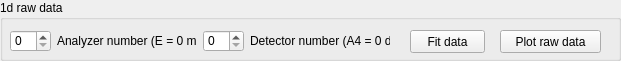
   <widget class="QGroupBox" name="groupBox_4">
    <property name="geometry">
     <rect>
      <x>0</x>
      <y>730</y>
      <width>621</width>
      <height>61</height>
     </rect>
    </property>
    <property name="title">
     <string>1d raw data</string>
    </property>
    <widget class="QWidget" name="gridLayoutWidget_6">
     <property name="geometry">
      <rect>
       <x>10</x>
       <y>30</y>
       <width>381</width>
       <height>22</height>
      </rect>
     </property>
     <layout class="QGridLayout" name="gridLayout_6">
      <item row="0" column="3">
       <widget class="QLabel" name="label_11">
        <property name="text">
         <string>Detector number (A4 = 0 deg)</string>
        </property>
       </widget>
      </item>
      <item row="0" column="0">
       <widget class="QSpinBox" name="spinBox"/>
      </item>
      <item row="0" column="1">
       <widget class="QLabel" name="label_10">
        <property name="text">
         <string>Analyzer number (E = 0 meV)</string>
        </property>
       </widget>
      </item>
      <item row="0" column="2">
       <widget class="QSpinBox" name="spinBox_2"/>
      </item>
     </layout>
    </widget>
    <widget class="QPushButton" name="pushButton">
     <property name="geometry">
      <rect>
       <x>410</x>
       <y>30</y>
       <width>75</width>
       <height>23</height>
      </rect>
     </property>
     <property name="text">
      <string>Fit data</string>
     </property>
    </widget>
    <widget class="QPushButton" name="pushButton_13">
     <property name="geometry">
      <rect>
       <x>500</x>
       <y>30</y>
       <width>101</width>
       <height>23</height>
      </rect>
     </property>
     <property name="text">
      <string>Plot raw data</string>
     </property>
    </widget>
   </widget>
